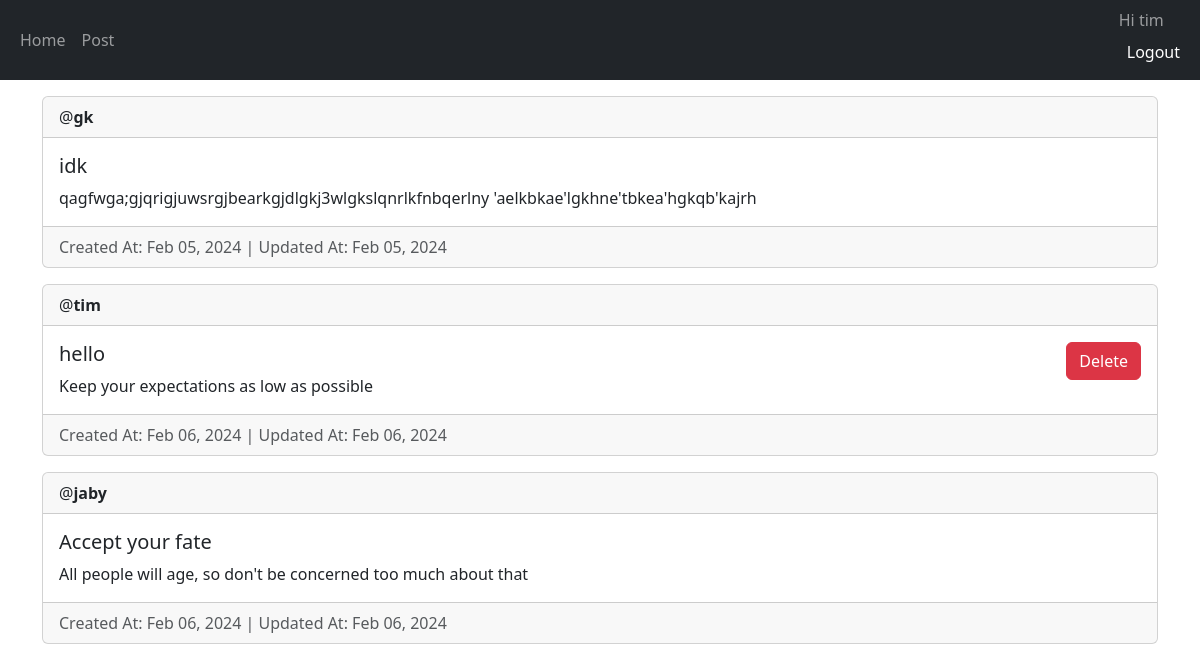
The page / (signed in) on the database its author committed.
### main/models.py (models this page shows, shortened)
class Post(models.Model):
    author = models.ForeignKey(User, on_delete=models.CASCADE)
    title = models.CharField(max_length=100)
    description = models.TextField(null=True, blank=True)
    created_at = models.DateTimeField(auto_now_add=True)
    updated_at = models.DateTimeField(auto_now=True)

### main/views.py (the view, shortened to what this page needs)
# urls.py: path('', views.home, name='home'),
@login_required(login_url='/login')
def home(request):
    posts = models.Post.objects.all()
    return render(request, "main/home.html", {"posts": posts})

### main/templates/main/home.html (shortened to what this page needs)
{% extends 'main/base.html' %}
{% block content %}
{% for post in posts %}
<div class="card mt-3">
  <div class="card-header">
    @<strong>{{ post.author.username }}</strong>
  </div>
  <div class="card-body">
    <div class="d-flex justify-content-between">
      <div class="flex-column align-items-start">
        <h5 class="card-title">{{ post.title }}</h5>
        <p class="card-text">{{ post.description }}</p>
      </div>
      <div class="text-right">
        {% if user == post.author or perms.main.delete_post %}
        <form action="" method="POST">
          <button class="btn btn-danger" name="post-id" value="{{ post.id }}">Delete</button>
        </form>
        {% endif %}
      </div>
    </div>
  </div>
  <div class="card-footer text-body-secondary">
    Created At: {{ post.created_at |date:"M d, Y" }} | Updated At: {{ post.updated_at|date:"M d, Y" }}
  </div>
</div>
{% empty %}
NO POSTS YET 😔
{% endfor %}
{% endblock %}

### main/templates/main/base.html (shortened to what this page needs)
<!doctype html>
<html lang="en">
  <head>
    <link href="https://cdn.jsdelivr.net/npm/bootstrap@5.3.2/dist/css/bootstrap.min.css" rel="stylesheet">
  </head>
  <body>
        <nav class="navbar navbar-expand-lg navbar-dark bg-dark">
            <div class="container-fluid">
                <div>
                    <ul class="navbar-nav">
                        <li class="nav-item">
                            <a class="nav-link" href="/home">Home</a>
                        </li>
                        <li class="nav-item">
                            <a class="nav-link" href="/create-post">Post</a>
                        </li>
                    </ul>
                </div>
                <div>
                    <ul class="navbar-nav">
                        {% if user.is_authenticated %}
                        <li class="nav-item">
                            <span class="navbar-text">Hi {{user.username}}<a class="nav-link" href="/logout">Logout</a> </span>
                        </li>
                        {% else %}
                        <li class="nav-item">
                            <a class="nav-link" href="/login">Login</a>
                        </li>
                        {% endif %}
                    </ul>
                </div>
            </div>
        </nav>
        <div class="container">
            {% block content %}
            {% endblock %}
        </div>
    </body>
</html>

### rows shown on the page
Post: author.username "gk", title "idk", description "qagfwga;gjqrigjuwsrgjbearkgjdlgkj3wlgkslqnrlkfnbqerlny 'aelkbkae'lgkhne'tbkea'hgkqb'kajrh", created_at "Feb 05, 2024", updated_at "Feb 05, 2024"
Post: author.username "tim", title "hello", description "Keep your expectations as low as possible", {{ post.id }} 4 (drawn), created_at "Feb 06, 2024", updated_at "Feb 06, 2024"
Post: author.username "jaby", title "Accept your fate", description "All people will age, so don't be concerned too much about that", created_at "Feb 06, 2024", updated_at "Feb 06, 2024"

### other values the page prints
{{ user.username }} "tim"
